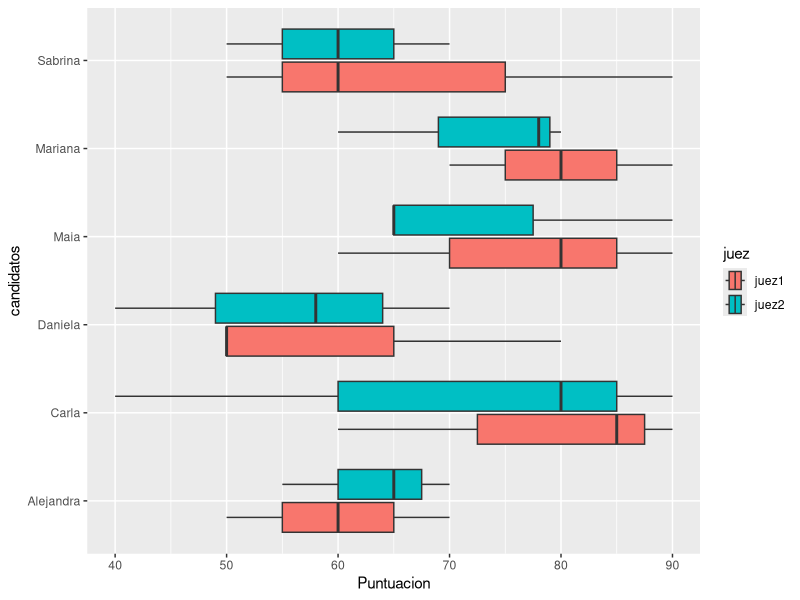
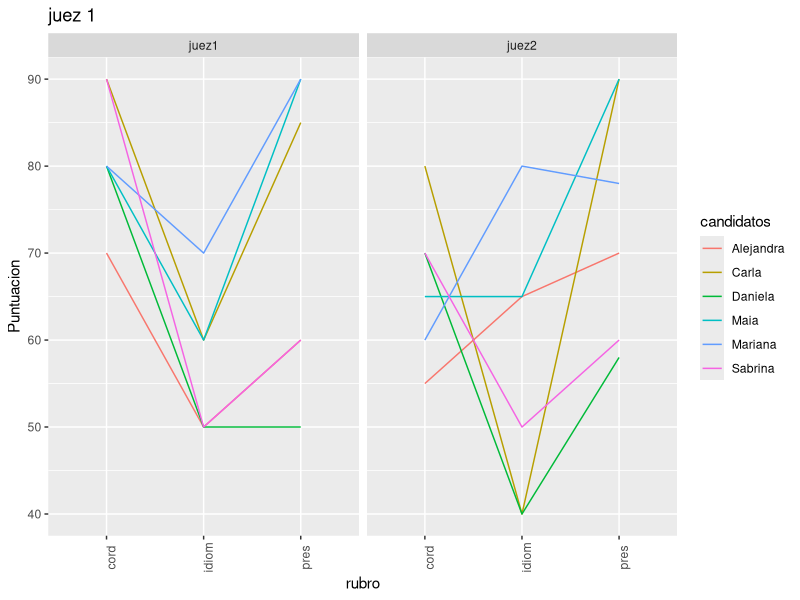
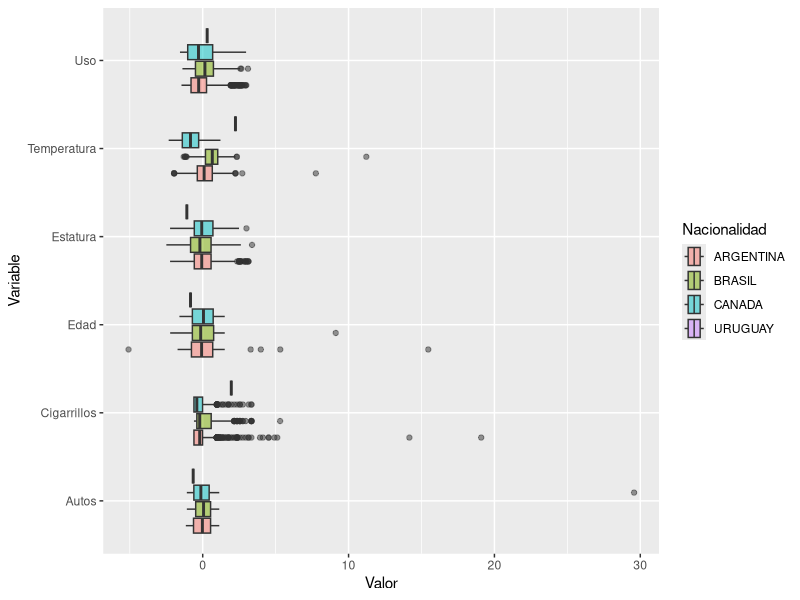
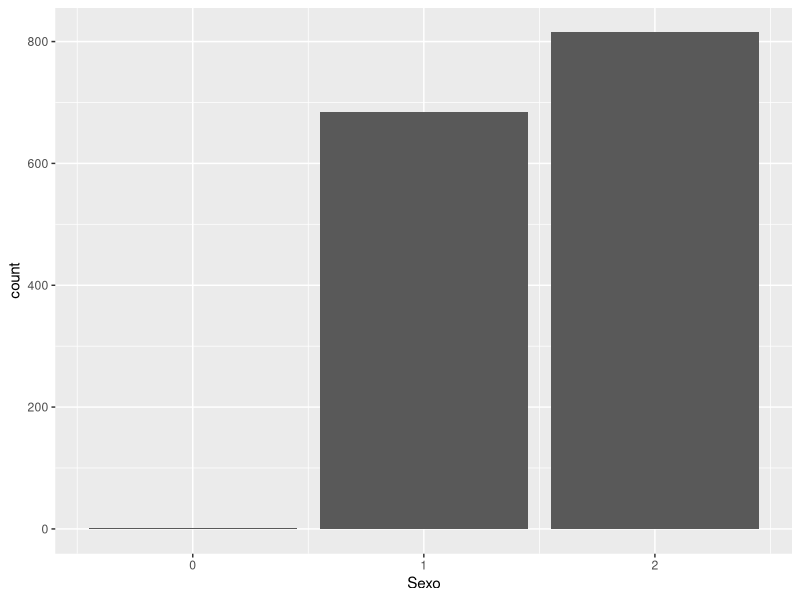
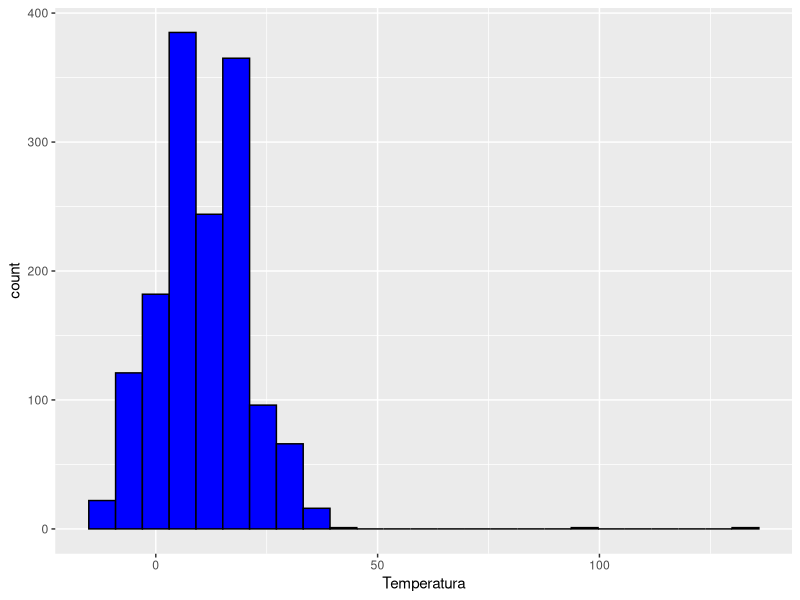
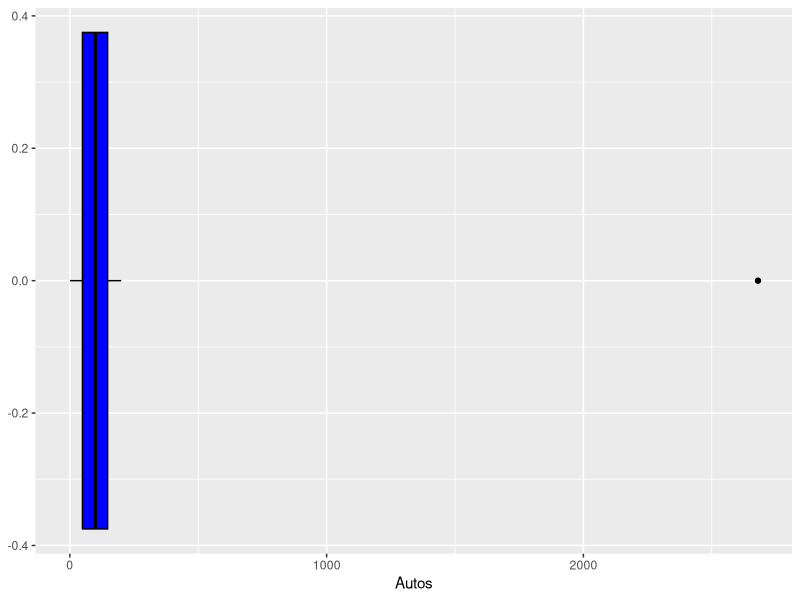
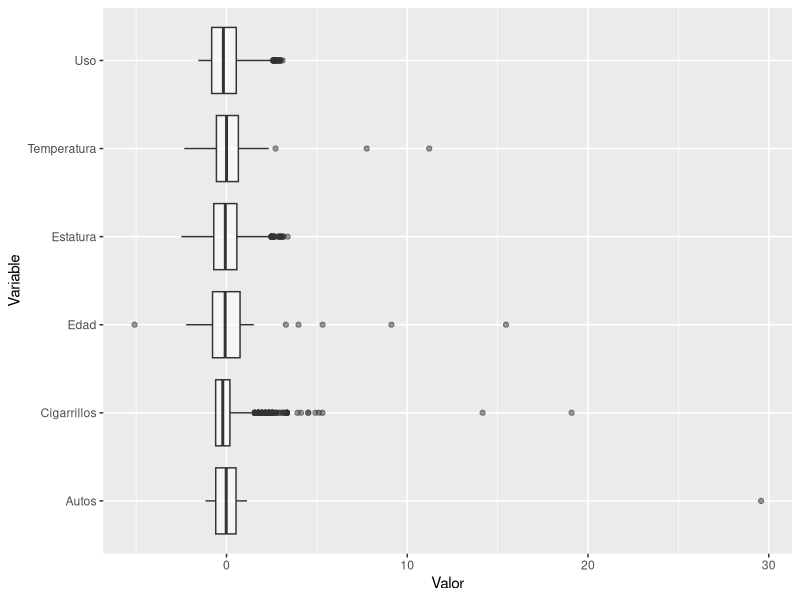
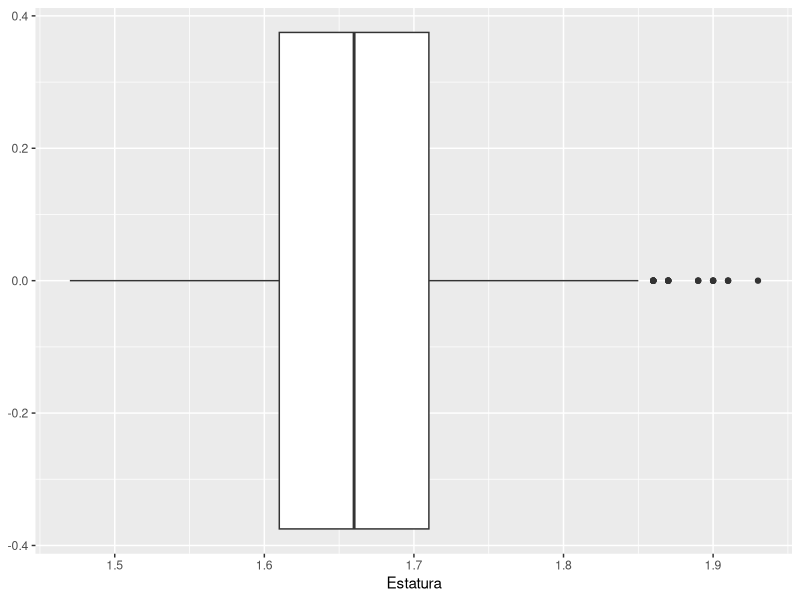

Source code (R) for these figures, in order:
## ---- chunk 1
knitr::opts_chunk$set(echo = TRUE)
## ---- chunk 2
library("readxl")
library('tidyverse')
library('here')
## ---- chunk 3
library(readxl)#lectura
library(dplyr) #manipulacion de datos
library(kableExtra) #tablas
library(ggplot2) #graficos
library(tidyverse) #manipulacion de datos
library(ggpubr) #para juntar
library(ggforce) # grafico de violin y jitter
library(GGally) # ggpairs
library(corrplot) # para correlogramas
## ---- chunk 4
here::here()
## ---- chunk 5
recepcionistas <- read_excel("recepcionistas.xls")
## ---- chunk 6
colnames(recepcionistas) <- gsub(" ", "", colnames(recepcionistas))
## ---- chunk 7
glimpse(recepcionistas)
## ---- chunk 8
recepcionistas %>% head()
## ---- chunk 9
recep_tidy = recepcionistas %>%  pivot_longer(cols = 2:7, # Columnas que deseas transformar
               names_to = "Variable",   # Nombre de la nueva columna de variables
               values_to = "Puntuacion") %>% 
  separate_wider_delim(Variable, delim = ".", names = c("rubro", "juez")) %>% 
  mutate(candidatos = as.factor(candidatos),
         rubro = as.factor(rubro),
         juez = as.factor(juez))
## ---- chunk 10
recep_tidy %>% head(5)
## ---- chunk 11
recep_tidy %>% 
  group_by(juez, candidatos) %>% 
  summarise(promedio = mean(Puntuacion)) %>% 
  pivot_wider(names_from = juez, values_from = promedio)
## ---- chunk 12
recep_tidy %>% 
  group_by(juez, candidatos) %>% 
  summarise(promedio = mean(Puntuacion)) %>% 
  filter(juez =="juez1") %>% 
  arrange(-promedio)

recep_tidy %>% 
  group_by(juez, candidatos) %>% 
  summarise(promedio = mean(Puntuacion)) %>% 
  filter(juez =="juez2") %>% 
  arrange(-promedio)

## ---- chunk 13
recep_tidy %>% 
  group_by(candidatos) %>% 
  summarise(promedio = mean(Puntuacion)) %>% 
  arrange(-promedio)
## ---- chunk 14
recep_tidy %>% 
  pivot_wider(names_from = c(rubro, juez), values_from = Puntuacion) %>% 
  mutate(cord_juez1 = scale(cord_juez1),
         pres_juez1 = scale(pres_juez1),
         idiom_juez1 = scale(idiom_juez1),
         cord_juez2 = scale(cord_juez2),
         pres_juez2 = scale(pres_juez2),
         idiom_juez2 = scale(idiom_juez2))
## ---- chunk 15
cbind(recepcionistas$candidatos, data.frame(scale(recepcionistas[,2:7])) )
## ---- chunk 16
recep_tidy %>% 
  group_by(juez, candidatos) %>% 
  summarise(promedio = mean(Puntuacion)) %>% 
  pivot_wider(names_from = juez, values_from = promedio) %>% 
  mutate(juez1 = scale(juez1), 
         juez2 = scale(juez2))
## ---- chunk 17
cbind(recepcionistas$candidatos, recepcionistas[, c(1, 5:7)] %>% mutate(promedio_J2 = (recepcionistas$cord.juez2+recepcionistas$pres.juez2+recepcionistas$idiom.juez2)/3)  %>% select(promedio_J2) %>% scale() %>% data.frame() )

## ---- chunk 18
cbind(recepcionistas$candidatos, recepcionistas[, c(1, 2:4)] %>% 
        mutate(promedio_J1 = (recepcionistas$cord.juez1+recepcionistas$pres.juez1+recepcionistas$idiom.juez1)/3) %>%
        select(promedio_J1) %>% 
        scale() %>% 
        data.frame())
## ---- chunk 19
recep_tidy %>% ggplot(aes(x=Puntuacion, y = candidatos, fill = juez)) + 
  geom_boxplot() 
## ---- chunk 20
ggplot(recep_tidy,aes(x=rubro,y=Puntuacion,color=candidatos))+
  geom_line(aes(group =candidatos))+ 
  labs(title = "juez 1") + 
  theme(axis.text.x  = element_text(angle=90))+
  facet_row(~juez)
## ---- chunk 21
internet = read_excel("Internet2013.xls")
## ---- chunk 22
scale(internet$Temperatura)
## ---- chunk 23
internet %>% select(Nacionalidad,
                    Edad,
                    Estatura,
                    Uso,
                    Temperatura,
                    Autos,
                    Cigarrillos) %>% 
  mutate_if(is.numeric, ~scale(.)) %>% 
  pivot_longer(names_to ="Variable", values_to = 'Valor', cols = 2:7) %>% 
  ggplot(aes(x=Valor, y= Variable, fill = Nacionalidad))+
  geom_boxplot(alpha=0.5)
## ---- chunk 24
unique(internet$Sexo)
## ---- chunk 25
table(internet$Sexo)
## ---- chunk 26
internet %>% ggplot(aes(x=Sexo))+geom_bar()
## ---- chunk 27
internet$Edad %>% summary()
## ---- chunk 28
internet %>% arrange(Edad) %>% select(Edad)
## ---- chunk 29
internet %>% filter(Edad >=0)
## ---- chunk 30
table(internet$Sitio)
## ---- chunk 31
k = 10 * log(nrow(internet))#dixo
k2 = 1 + 3.322 * log(nrow(internet))#strudges
## ---- chunk 32
internet %>% select(Temperatura) %>% 
  mutate(intervalos = cut(Temperatura, breaks  = k2)) %>% 
  group_by(intervalos) %>%
  summarise(fi = n()) %>%
  mutate(f = fi / sum(fi) * 100)
## ---- chunk 33
internet %>% select(Temperatura) %>% ggplot(aes(x=Temperatura))+
  geom_histogram(bins = round(k2), fill = 'blue', color='black')
## ---- chunk 34
internet$Autos %>% summary()
## ---- chunk 35
internet %>% select(Autos) %>% ggplot(aes(x=Autos))+
  geom_boxplot(fill = 'blue', color='black')
## ---- chunk 36
cut(internet$Autos, breaks  = k)
## ---- chunk 37
internet %>% select(Autos) %>% 
  mutate(intervalos = cut(Autos, breaks  = k)) %>% 
  group_by(intervalos) %>%
  summarise(fi = n()) %>%
  mutate(f = fi / sum(fi) * 100)
## ---- chunk 38
internet %>% summary()
## ---- chunk 39
internet %>% select(Nacionalidad,
                    Edad,
                    Estatura,
                    Uso,
                    Temperatura,
                    Autos,
                    Cigarrillos) %>% 
  mutate_if(is.numeric, ~scale(.)) %>% 
  pivot_longer(names_to ="Variable", values_to = 'Valor', cols = 2:7) %>% 
  ggplot(aes(x=Valor, y= Variable))+
  geom_boxplot(alpha=0.5)
## ---- chunk 40
ggplot(internet, aes(x=Estatura)) + geom_boxplot()
## ---- chunk 41
q2 = quantile(internet$Estatura, 0.75)
q1 = quantile(internet$Estatura, 0.25)
IQR(internet$Estatura)
